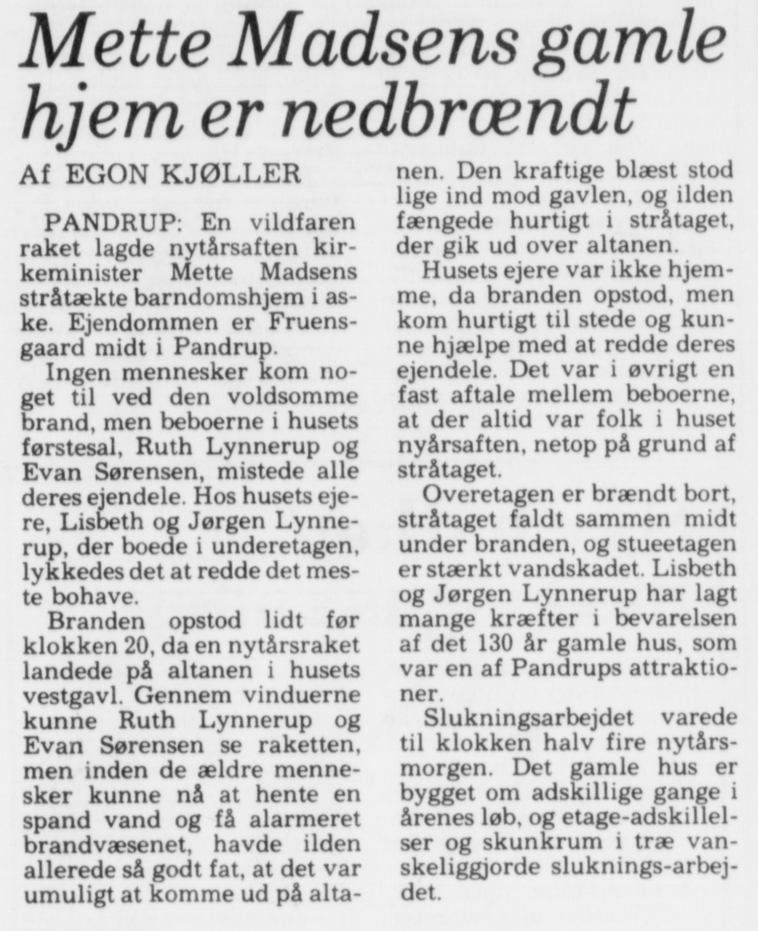
#> input picture preprocessing/testImages/2015-01-01-01/1988_result.jp2, 758 x 931 px, shrunk from 1080 x 1328 before the run, found by its file name
$ python __main__.py
#> lines starting #> are read from the running program, lines starting #| are printed output that depends on the picture; after the words box and inside, x2 and y2 are one past the last pixel; in counts of white or black regions, pixels touching at a corner belong together
### preprocessing/main.py

from os import environ as environ
environ["OPENCV_IO_ENABLE_JASPER"] = "true"
import cv2
import numpy as np
from PIL import Image


class Preprocessing:

    def __init__(self):
        pass

    # [22 lines left out: functions do_preprocessing_deskew, do_no_preprocessing, not called in this run]

    def do_preprocessing(self, image_path, name):
        try:
            imagecv2 = self.__load_file(image_path)
        except FileNotFoundError:
            raise Exception("The image was not found in the path: " + image_path)

        image = self.__get_grayscale(imagecv2)
        image = self.__thresholding(image)
        cv2.imwrite(name, image)
        return image

    # [247 lines left out: functions do_preprocessing_gauss, do_preprocessing_mean_dilation, do_preprocessing_mean_erosion, do_preprocessing_mean_opening, do_preprocessing_mean_closing, do_preprocessing_mean and 14 more, not called in this run]

    @staticmethod
    def __get_grayscale(image):
        return cv2.cvtColor(image, cv2.COLOR_BGR2GRAY)

    @staticmethod
    def __remove_noise(image, c):
        return cv2.medianBlur(image, c) #todo bilateral

    # thresholding
    @staticmethod
    def __thresholding(image):
        return cv2.adaptiveThreshold(image, 255, cv2.ADAPTIVE_THRESH_MEAN_C, cv2.THRESH_BINARY, 19, 8)

    # dilation
    # [38 lines left out: functions __dilate, __erode, __opening, __closing, __deskew, not called in this run]

    @staticmethod
    def __load_file(path):
        """ Loads a .jp2 file from a given path
        :param path: The path of the file
        :return: The file in RGB format
        """
        image_cv2 = cv2.imread(path)
#> image_cv2 is the input picture: shape (931, 758, 3); min 19, max 244, mean 207
        return image_cv2

    @staticmethod
    def __convert_to_pil(image):
        return Image.fromarray(image)

### preprocessing/__main__.py
import argparse
import json
import codecs
from nitf_parser.parser import NitfParser
from preprocessing.main import Preprocessing

if __name__ == '__main__':
    preprocesser = Preprocessing()
    preprocesser_image = preprocesser.do_preprocessing(r"C:\Users\Jakob\Desktop\testImages\2015-01-01-01\1988_result.jp2", "1988_result_tresh.jp2")
#> in __thresholding, `return cv2.adaptiveThreshold(image, 255, cv2.ADAPTIVE_THRESH_MEAN_C, c..`:
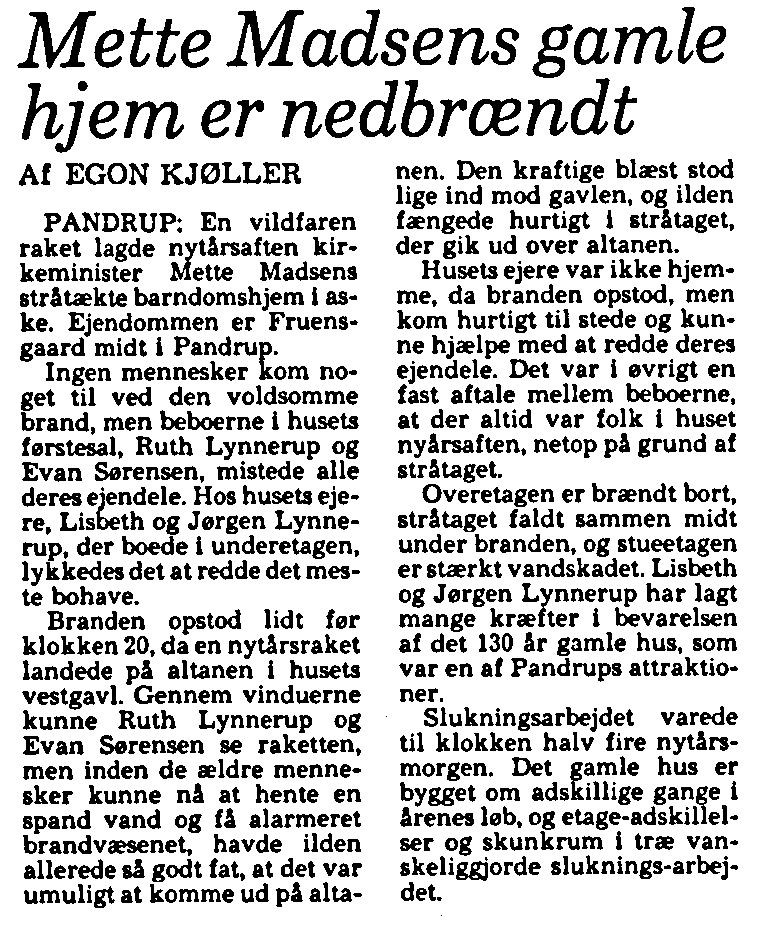
#> returned value: shape (931, 758); 77.6% white; 1252 black regions (62 under 20 px), largest, box (x1, y1, x2, y2) and area: (17, 11, 96, 69) 1617, (226, 10, 304, 67) 1576, (124, 101, 184, 139) 988
    preprocesser_image2 = preprocesser.do_preprocessing(
        r"C:\Users\Jakob\Desktop\testImages\2015-01-01-01\2005.jp2", "2005.jp2")
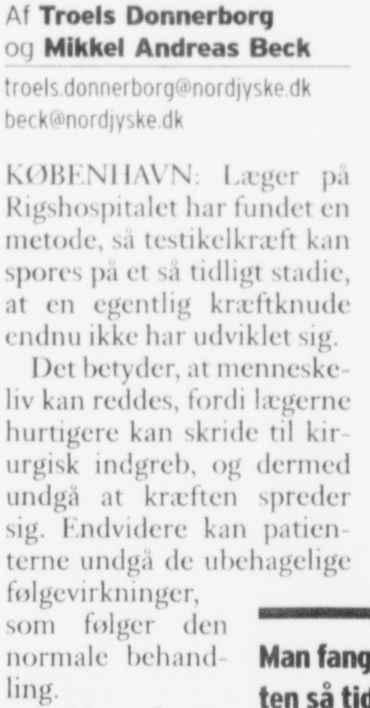
#> input picture preprocessing/testImages/2015-01-01-01/2005.jp2, 370 x 708 px, shrunk from 527 x 1009 before the run, found by its file name
#> in __load_file, image_cv2 is the input picture: shape (708, 370, 3); min 56, max 249, mean 227.8
#> in __thresholding (call 2), `return cv2.adaptiveThreshold(image, 255, cv2.ADAPTIVE_THRESH_MEAN_C, c..`:
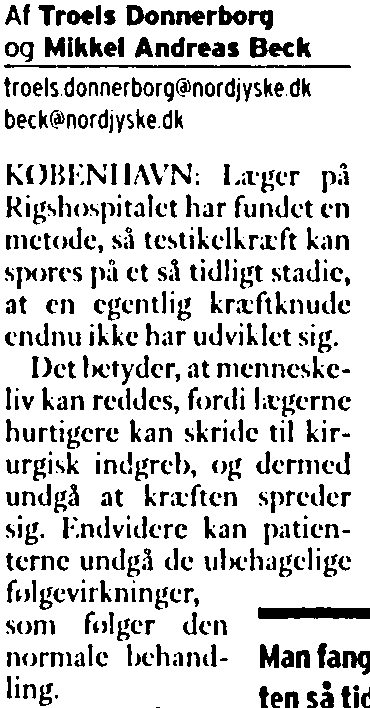
#> returned value: shape (708, 370); 82.1% white; 676 black regions (142 under 20 px), largest, box (x1, y1, x2, y2) and area: (258, 607, 370, 619) 1202, (4, 64, 351, 68) 957, (250, 37, 294, 58) 516
    preprocesser_image3 = preprocesser.do_preprocessing(
        r"C:\Users\Jakob\Desktop\testImages\2015-01-01-01\1988_udsnit.jp2", "1988_udsnit_tresh.jp2")
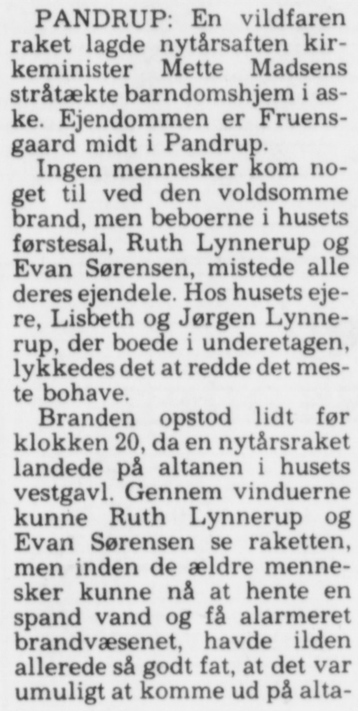
#> input picture preprocessing/testImages/2015-01-01-01/1988_udsnit.jp2, 358 x 711 px, shrunk from 511 x 1013 before the run, found by its file name
#> in __load_file, image_cv2 is the input picture: shape (711, 358, 3); min 44, max 242, mean 202.6
#> in __thresholding (call 3), `return cv2.adaptiveThreshold(image, 255, cv2.ADAPTIVE_THRESH_MEAN_C, c..`:
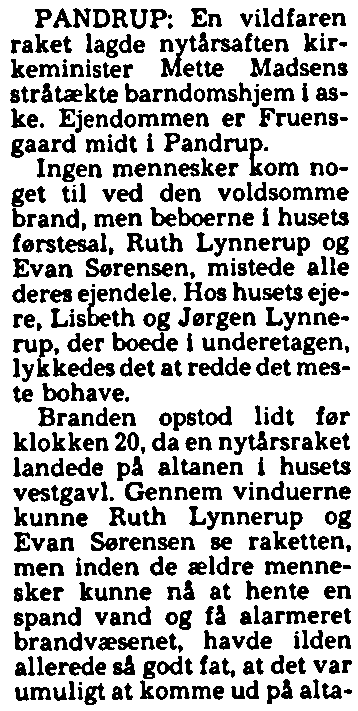
#> returned value: shape (711, 358); 73.9% white; 569 black regions (22 under 20 px), largest, box (x1, y1, x2, y2) and area: (112, 332, 165, 351) 457, (57, 236, 99, 253) 365, (161, 38, 188, 77) 343
